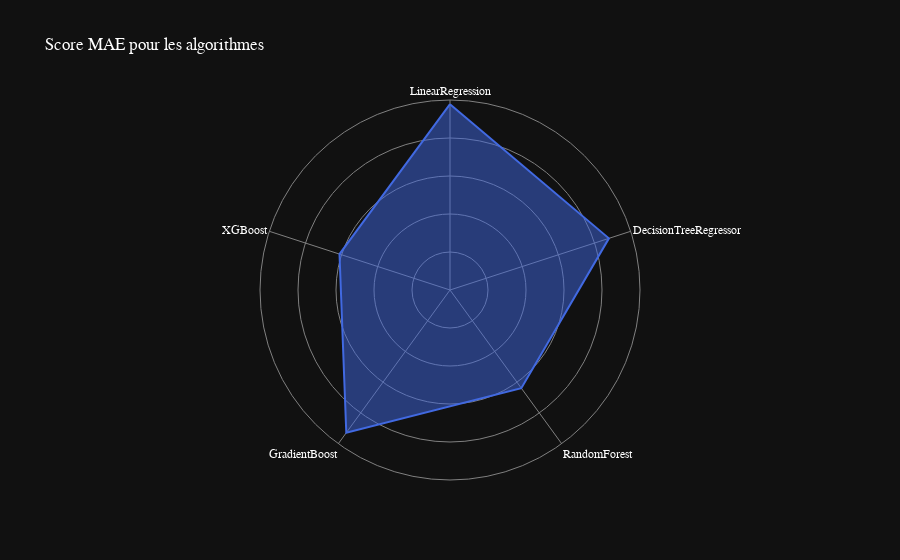

Notebook cell for this chart:
### Code cell
# affichage en spiderchart des scores MAE des algorithmes
data = [
    {'r': mae_linear/10e3, 'theta': 'LinearRegression'},
    {'r': mae_tree/10e3, 'theta': 'DecisionTreeRegressor'},
    {'r': mae_random_forest/10e3, 'theta': 'RandomForest'},
    {'r': mae_gradient/10e3, 'theta': 'GradientBoost'},
    {'r': mae_xgboost/10e3, 'theta': 'XGBoost'}
]
fig = px.line_polar(data, r='r', theta='theta',title="Score MAE pour les algorithmes", line_close=True, template='plotly_dark', color_discrete_sequence=['royalblue'])
fig.update_traces(fill='toself')
# change la police
fig.update_layout(
    font=dict(
        family="Optima",
        size=12,
        color="white"
    )
)
# Masquer la ligne représentant les valeurs de 0 à 5 sur l'axe radial
fig.update_layout(
    polar=dict(
        radialaxis=dict(
            showline=False, # masquer la ligne sur l'axe radial
            range=[0,100], # plage maximale de l'axe radial
            showticklabels=False
        )
    )
)
# changer les couleurs de fond et de la grille
fig.update_layout(
    polar=dict(
        radialaxis=dict(gridcolor='gray', linecolor='gray'),
        angularaxis=dict(gridcolor='gray', linecolor='gray')
    )
)
fig.show()

### Figure 1 — Plotly figure (JSON) as saved in the notebook; plotly's stock layout.template omitted (floating-point values rounded to 4 significant figures)
{"data": [{"fill": "toself", "hovertemplate": "r=%{r}<br>theta=%{theta}<extra></extra>", "legendgroup": "", "line": {"color": "royalblue", "dash": "solid"}, "marker": {"symbol": "circle"}, "mode": "lines", "name": "", "r": [97.78, 87.95, 63.85, 92.86, 61.15, 97.78], "showlegend": false, "subplot": "polar", "theta": ["LinearRegression", "DecisionTreeRegressor", "RandomForest", "GradientBoost", "XGBoost", "LinearRegression"], "type": "scatterpolar"}], "layout": {"font": {"color": "white", "family": "Optima", "size": 12}, "legend": {"tracegroupgap": 0}, "polar": {"angularaxis": {"direction": "clockwise", "gridcolor": "gray", "linecolor": "gray", "rotation": 90}, "domain": {"x": [0, 1], "y": [0, 1]}, "radialaxis": {"gridcolor": "gray", "linecolor": "gray", "range": [0, 100], "showline": false, "showticklabels": false}}, "title": {"text": "Score MAE pour les algorithmes"}}}
